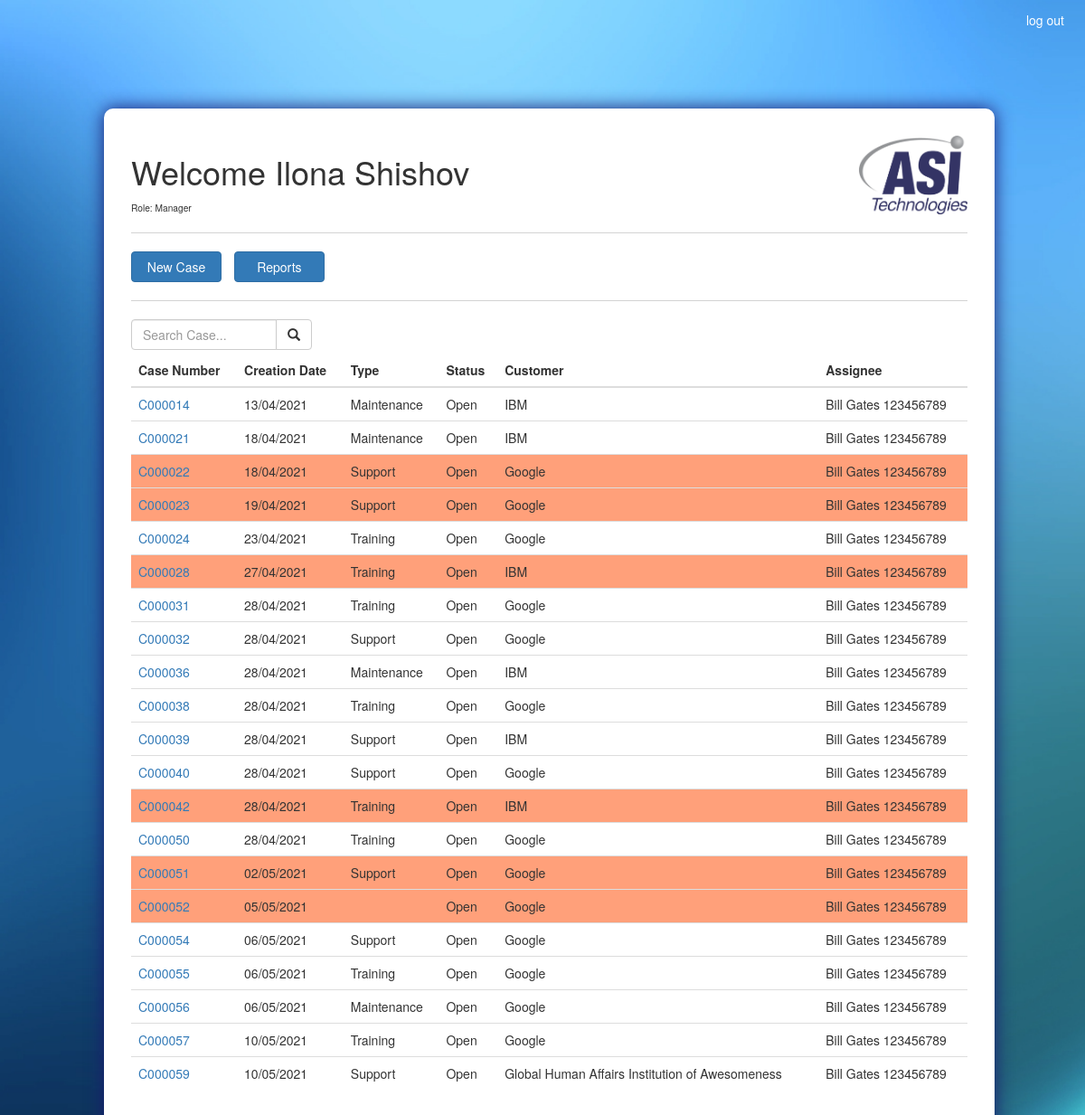
Before: /dashboard/ (signed in) with the older database file.
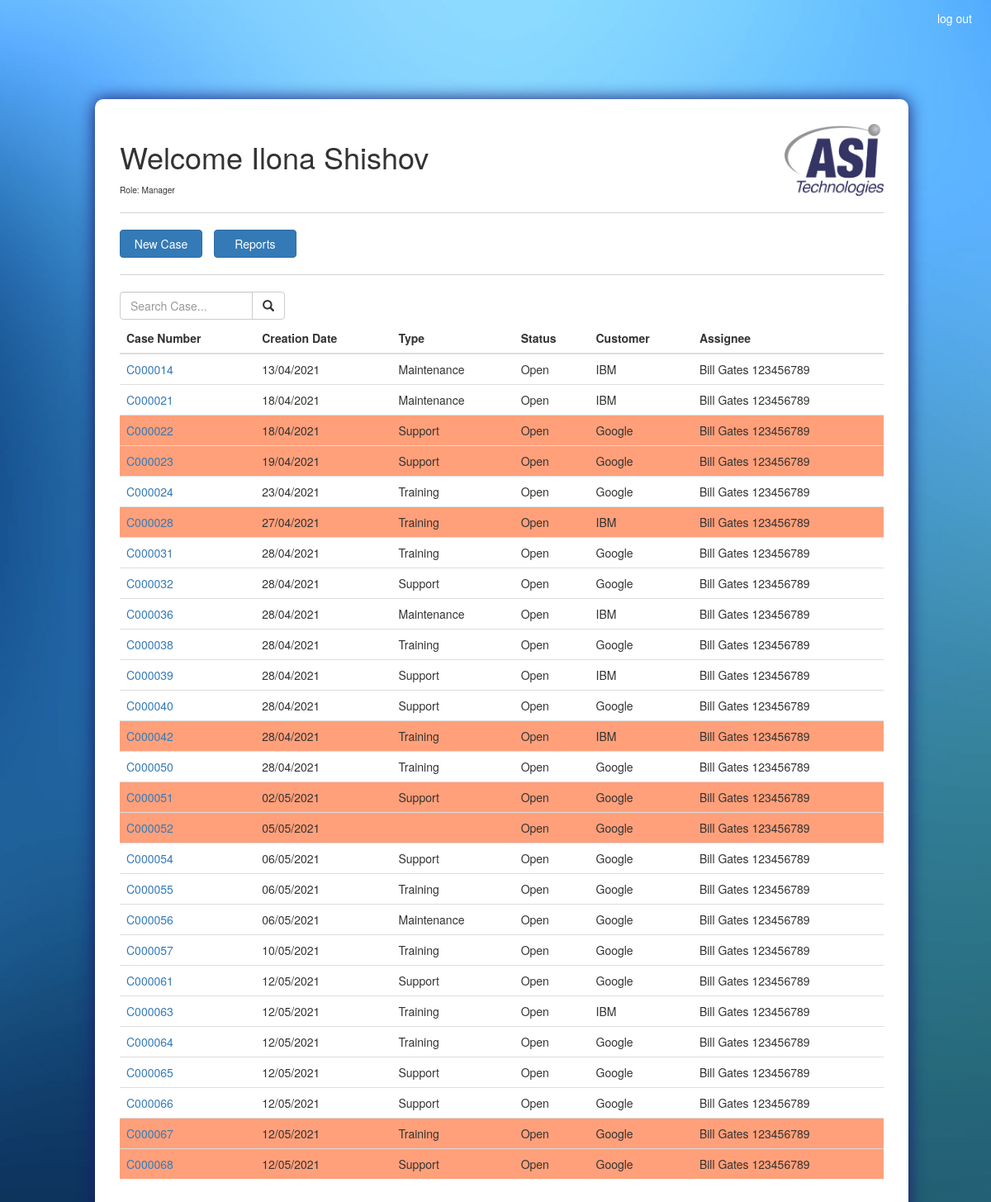
After: the same page with the newer database file.
### ASISupport_app/models.py (models this page shows, shortened)
class Case(models.Model):
	TYPES = (
		('Support', 'Support'),
		('Training', 'Training'),
		('Maintenance', 'Maintenance'),
		('installation','Installation')
	)
	STATUSES = (
		('Open', 'Open'),
		('Resolved', 'Resolved'),
		('Closed', 'Closed'),
		('On Hold','On Hold'),
		('Cancelled','Cancelled')
	)
	case_num 				= models.CharField(max_length=100, primary_key=True)
	case_type 				= models.CharField(max_length=100, choices=TYPES)
	status 					= models.CharField(max_length=100, choices=STATUSES)
	create_date 			= models.DateTimeField(default=timezone.now)
	target_date 			= models.DateField()
	actual_date 			= models.DateField(blank=True, null=True)
	case_manager 			= models.ForeignKey(Employee, on_delete=models.CASCADE)
	machine_down 			= models.BooleanField(default=False)
	customer 				= models.ForeignKey(Customer, on_delete=models.CASCADE)
	customer_contact 		= models.CharField(max_length=100)
	case_description 		= models.TextField()
	cancellation_reason 	= models.TextField(blank=True, null=True)
	on_hold_reason 			= models.TextField(blank=True, null=True)

class Customer(models.Model):
	customer_name 			= models.CharField(max_length=100, primary_key=True)
	def __str__(self):
		return self.customer_name

class Employee(models.Model):
	employee_id 			= models.CharField(max_length=100, primary_key=True)
	first_name 				= models.CharField(max_length=100)
	last_name 				= models.CharField(max_length=100)
	def __str__(self):
		return f'{self.first_name} {self.last_name} {self.employee_id}'

### ASISupport_app/views.py (the view)
# urls.py: path('dashboard/', views.dashboard_view, name = 'dashboard'),
@login_required(login_url='/accounts/login/')
def dashboard_view(request):
	search_case_value = request.POST.get('search_case')
	if request.method == 'POST' and 'search_case_btn' in request.POST:
		if search_case_value:
			cases = Case.objects.filter(case_num__contains=search_case_value, status='Open')
			return render(request, 'ASISupport_app/dashboard.html', locals())
	cases = Case.objects.filter(status='Open')
	''' roles '''
	groups = list(request.user.groups.values_list('name',flat = True))
	permit_new_case = ('Manager' in groups) or ('Support' in groups)
	return render(request, 'ASISupport_app/dashboard.html', locals())

### templates/ASISupport_app/dashboard.html (shortened to what this page needs)
<!DOCTYPE html>
{% extends "ASISupport_app/base.html" %}
{% load static %}
{% block head_block %}
	<link rel="stylesheet" type="text/css" href="{% static 'css/dashboard.css' %}">
{% endblock %}
{% block body_block %}
	<section class="col-sm-1 col-sm-10 col-sm-1">
		<form class="form-container" action="{% url 'ASISupport_app:dashboard' %}" method="POST">
			<div class="welcome">
				<h1 class="inline_it">Welcome {{request.user.get_full_name}}</h1>
				<img src="/static/images/ASI_logo.jpg"/>
			</div>
			<div class="roles">
				<small>Role: {% if groups %} {{ groups|join:", " }} {% else %} None {% endif %}</small>
			</div>
			<hr class="solid">
			<div>
				{% if permit_new_case %}
					<a href="{% url 'ASISupport_app:new_case' %}" class="btn btn-primary">New Case</a>
				{% endif %}
				<a href="{% url 'ASISupport_app:report' %}" class="btn btn-primary not_first">Reports</a>
			</div>
			<hr class="solid">
				<div class="inline_it search_bar">
					<div class="input-group">
						<input type="search" name="search_case" class="form-control" placeholder="Search Case..." aria-lable="Search" value="{{ search_case_value|default_if_none:'' }}" />
						<div class="input-group-btn">
							<button class="btn btn-default" type="submit" name="search_case_btn">
								<i class="glyphicon glyphicon-search"></i>
							</button>
						</div>
					</div>
				</div>
				<table class="table table-hover">
					<thead>
						<tr>
							<th scope="col">Case Number</th>
				    		<th scope="col">Creation Date</th>
				    		<th scope="col">Type</th>
				    		<th scope="col">Status</th>
				    		<th scope="col">Customer</th>
				    		<th scope="col">Assignee</th>
				    	</tr>
					</thead>
					<tbody>
						{% for case in cases %}
						<tr id="{{ case.case_num }}">
							<td><a href="{% url 'ASISupport_app:view_case' case.case_num %}">{{ case.case_num }}</a></td>
							<td>{{ case.create_date|date:'d/m/Y' }}</td>
							<td>{{ case.case_type }}</td>
							<td>{{ case.status }}</td>
							<td>{{ case.customer }}</td>
							<td>{{ case.case_manager }}</td>
						</tr>
						{% endfor %}
					</tbody>
				</table>
		</form>
	</section>
{% endblock %}

### templates/ASISupport_app/base.html (shortened to what this page needs)
<!DOCTYPE html>
{% load static %}
<html>
	<head>
		<link rel="stylesheet" href="https://stackpath.bootstrapcdn.com/bootstrap/4.1.3/css/bootstrap.min.css">
		<link rel="stylesheet" href="https://maxcdn.bootstrapcdn.com/bootstrap/3.3.6/css/bootstrap.min.css" >
		<link rel="stylesheet" href="https://cdnjs.cloudflare.com/ajax/libs/font-awesome/4.7.0/css/font-awesome.min.css">
		<link rel="stylesheet" type="text/css" href="{% static 'css/base.css' %}">
		{% block head_block %}
		{% endblock %}
	</head>
	<body>
		{% if request.resolver_match.url_name != 'login' %}
			<form class="logout_btn" align='right' action="{% url 'logout' %}" method="POST">
				<button type="submit" class="btn btn-primary logout_btn">log out</button>
			</form>
		{% endif %}
		<section class="container-fluid">
			<section class="row justify-content-center">
				{% block body_block %}
				{% endblock %}
			</section>
		</section>
	</body>
</html>

### static/css/base.css (style rules this page uses)
body { background-image: url('/static/images/Background1.jpg'); background-repeat: no-repeat; background-attachment: fixed; background-size: cover; }
.form-container { position: absolute; top: 15vh; background: #fff; padding: 30px; border-radius: 10px; box-shadow: 0px 0px 20px 0px #191970; }
hr.solid { border-top: 1px solid LightGray; }
.inline_it { display: inline-block; }
.logout_btn { position:fixed; right:10px; top:5px; background-color: Transparent; border-color: Transparent; }

### static/css/dashboard.css (style rules this page uses)
.welcome img { width: 13%; height: 13%; float: right; }
.roles { font-size: 12px; }
.search_bar { width: 200px; }
.not_first { margin-left: 10px; }
a:link { width: 100px; }
.machine_down { background-color: #FFA07A; }

Changed rows visible on the page:
no longer on this page (row edited): Case: case_num "C000059", create_date "10/05/2021", case_type "Support", status "Open", customer "Global Human Affairs Institution of Awesomeness", case_manager "Bill Gates 123456789"
added Case: case_num "C000061", create_date "12/05/2021", case_type "Support", status "Open", customer "Google", case_manager "Bill Gates 123456789"
added Case: case_num "C000063", create_date "12/05/2021", case_type "Training", status "Open", customer "IBM", case_manager "Bill Gates 123456789"
added Case: case_num "C000064", create_date "12/05/2021", case_type "Training", status "Open", customer "Google", case_manager "Bill Gates 123456789"
added Case: case_num "C000065", create_date "12/05/2021", case_type "Support", status "Open", customer "Google", case_manager "Bill Gates 123456789"
added Case: case_num "C000066", create_date "12/05/2021", case_type "Support", status "Open", customer "Google", case_manager "Bill Gates 123456789"
added Case: case_num "C000067", create_date "12/05/2021", case_type "Training", status "Open", customer "Google", case_manager "Bill Gates 123456789"
added Case: case_num "C000068", create_date "12/05/2021", case_type "Support", status "Open", customer "Google", case_manager "Bill Gates 123456789"
